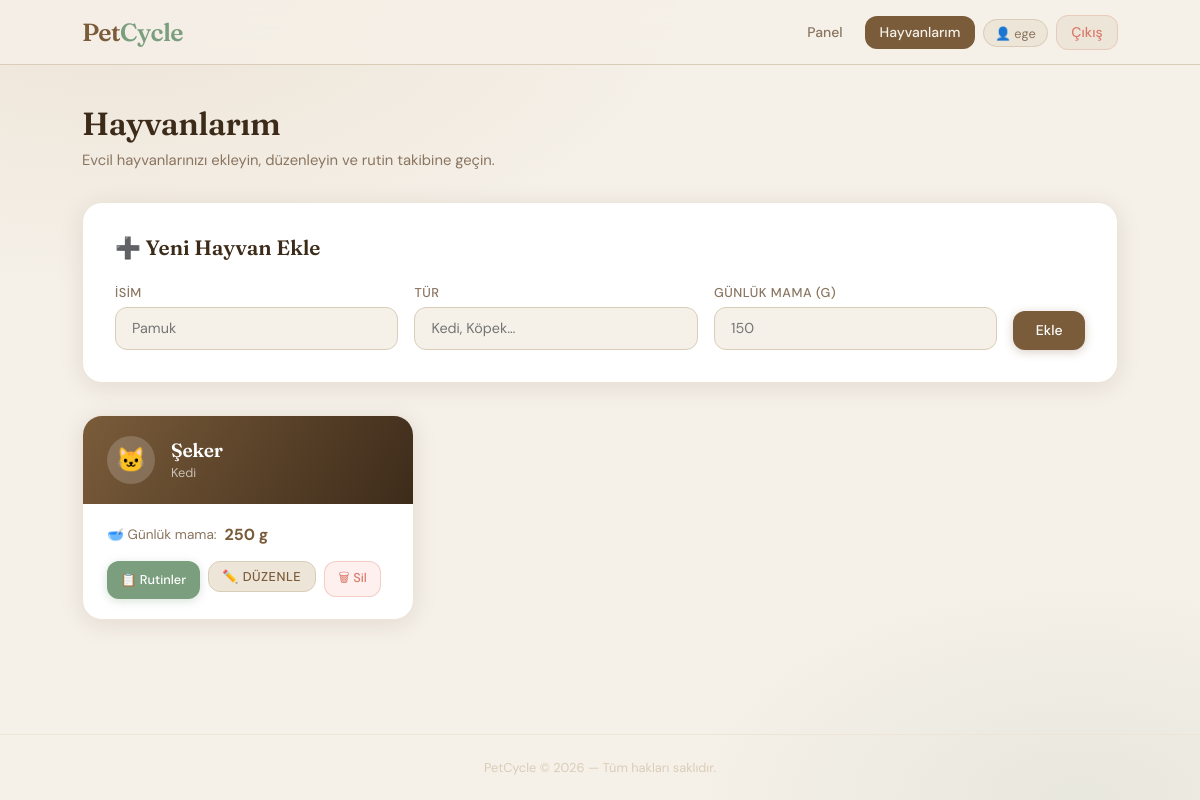
Before: /pets (signed in) with the older database file.
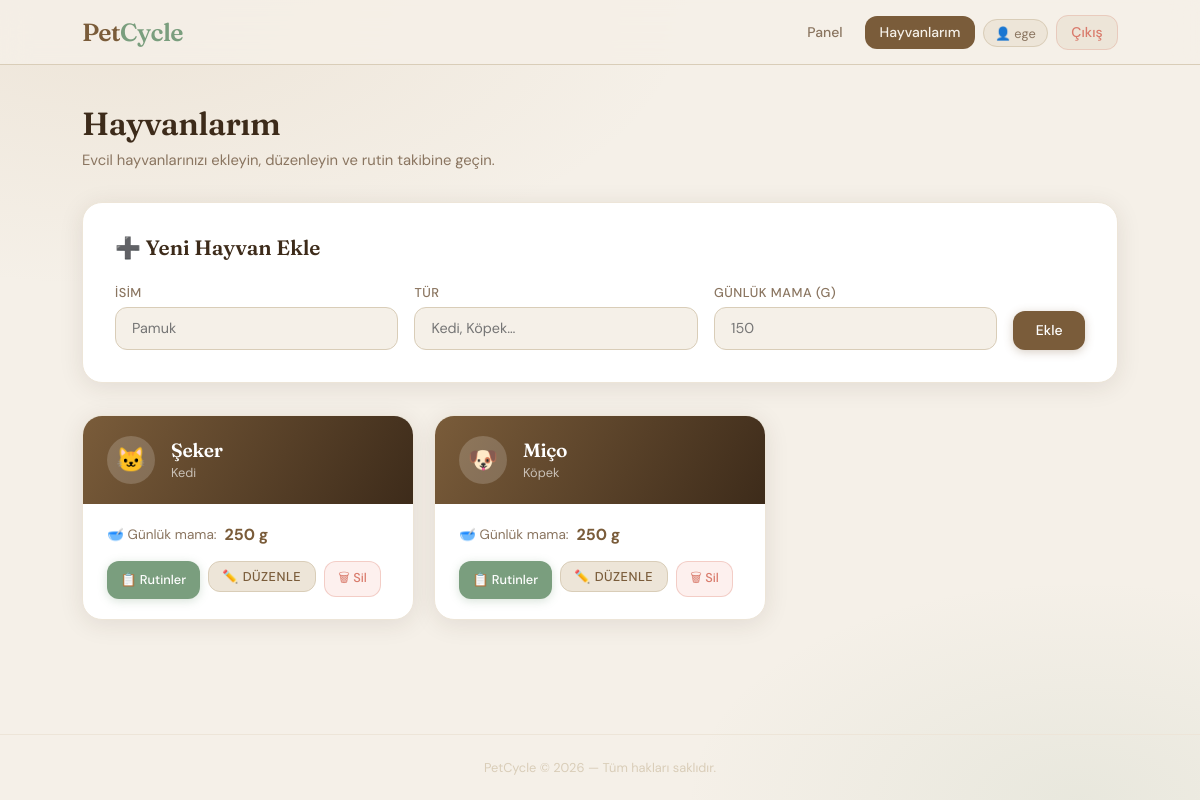
After: the same page with the newer database file.
### tables this page shows
CREATE TABLE pets (
            id INTEGER PRIMARY KEY AUTOINCREMENT,
            user_id INTEGER NOT NULL,
            name TEXT NOT NULL,
            species TEXT NOT NULL,
            daily_food_gram INTEGER NOT NULL,
            FOREIGN KEY (user_id) REFERENCES users (id)
        );

### app.py (the view, shortened to what this page needs)
@app.route('/pets', methods=['GET', 'POST'])
@login_required
def pets():
    user_id = session['user_id']
    if request.method == 'GET':
        conn = get_db_connection()
        rows = conn.execute('SELECT * FROM pets WHERE user_id = ?', (user_id,)).fetchall()
        conn.close()
        return render_template('pets.html', pets=rows)

### app.py (called while the page is built)
def get_db_connection():
    conn = sqlite3.connect(DATABASE)
    conn.row_factory = sqlite3.Row
    return conn

@app.context_processor
def inject_now():
    return {'now': datetime.now()}

def login_required(f):
    @wraps(f)
    def decorated_function(*args, **kwargs):
        if 'user_id' not in session:
            flash('Lütfen önce giriş yapın.', 'warning')
            return redirect(url_for('login'))
        return f(*args, **kwargs)
    return decorated_function

### templates/pets.html (shortened to what this page needs)
{% extends "base.html" %}
{% block content %}
<div class="page-heading">
    <h1>Hayvanlarım</h1>
    <p>Evcil hayvanlarınızı ekleyin, düzenleyin ve rutin takibine geçin.</p>
</div>
<div class="add-section">
    <h2>➕ Yeni Hayvan Ekle</h2>
    <form method="POST" action="{{ url_for('pets') }}">
        <div class="form-row">
            <div class="form-group" style="margin-bottom:0">
                <label for="name">İsim</label>
                <input type="text" id="name" name="name" placeholder="Pamuk" required>
            </div>
            <div class="form-group" style="margin-bottom:0">
                <label for="species">Tür</label>
                <input type="text" id="species" name="species" placeholder="Kedi, Köpek…" required>
            </div>
            <div class="form-group" style="margin-bottom:0">
                <label for="daily_food_gram">Günlük Mama (g)</label>
                <input type="number" id="daily_food_gram" name="daily_food_gram" placeholder="150" min="1" required>
            </div>
            <div>
                <button type="submit" class="btn btn-primary">Ekle</button>
            </div>
        </div>
    </form>
</div>
{% if pets %}
<div class="pets-grid">
    {% for pet in pets %}
    {% set species_lower = pet.species | lower %}
    {% if 'kedi' in species_lower %}
        {% set icon = '🐱' %}
    {% elif 'köpek' in species_lower or 'kopek' in species_lower %}
        {% set icon = '🐶' %}
    {% elif 'kuş' in species_lower or 'kus' in species_lower %}
        {% set icon = '🐦' %}
    {% elif 'balık' in species_lower or 'balik' in species_lower %}
        {% set icon = '🐟' %}
    {% elif 'tavşan' in species_lower or 'tavsan' in species_lower %}
        {% set icon = '🐰' %}
    {% else %}
        {% set icon = '🐾' %}
    {% endif %}
    <div class="pet-card">
        <div class="pet-card-header">
            <div class="pet-avatar">{{ icon }}</div>
            <div>
                <h3>{{ pet.name }}</h3>
                <div class="pet-species">{{ pet.species }}</div>
            </div>
        </div>
        <div class="pet-card-body">
            <div class="pet-meta">
                🥣 Günlük mama: <strong>{{ pet.daily_food_gram }} g</strong>
            </div>
            <div class="pet-card-actions">
                <a href="{{ url_for('get_routines', pet_id=pet.id) }}" class="btn btn-sage btn-sm">
                    📋 Rutinler
                </a>
                <label for="edit-toggle-{{ pet.id }}" class="btn btn-ghost btn-sm toggle-edit-label">
                    ✏️ Düzenle
                </label>
                <form method="POST" action="{{ url_for('delete_pet', pet_id=pet.id) }}"
                      onsubmit="return confirm('{{ pet.name }} silinecek, emin misiniz?')">
                    <button type="submit" class="btn btn-danger btn-sm">🗑 Sil</button>
                </form>
            </div>
        </div>
    </div>
    {% endfor %}
</div>
{% else %}
<div class="empty-state card">
    <div class="empty-icon">🐾</div>
    <p>Henüz kayıtlı hayvanınız yok. Yukarıdan ekleyin!</p>
</div>
{% endif %}
{% endblock %}

Changed rows visible on the page:
added pets: icon "🐶", name "Miço", species "Köpek", daily_food_gram "250"
